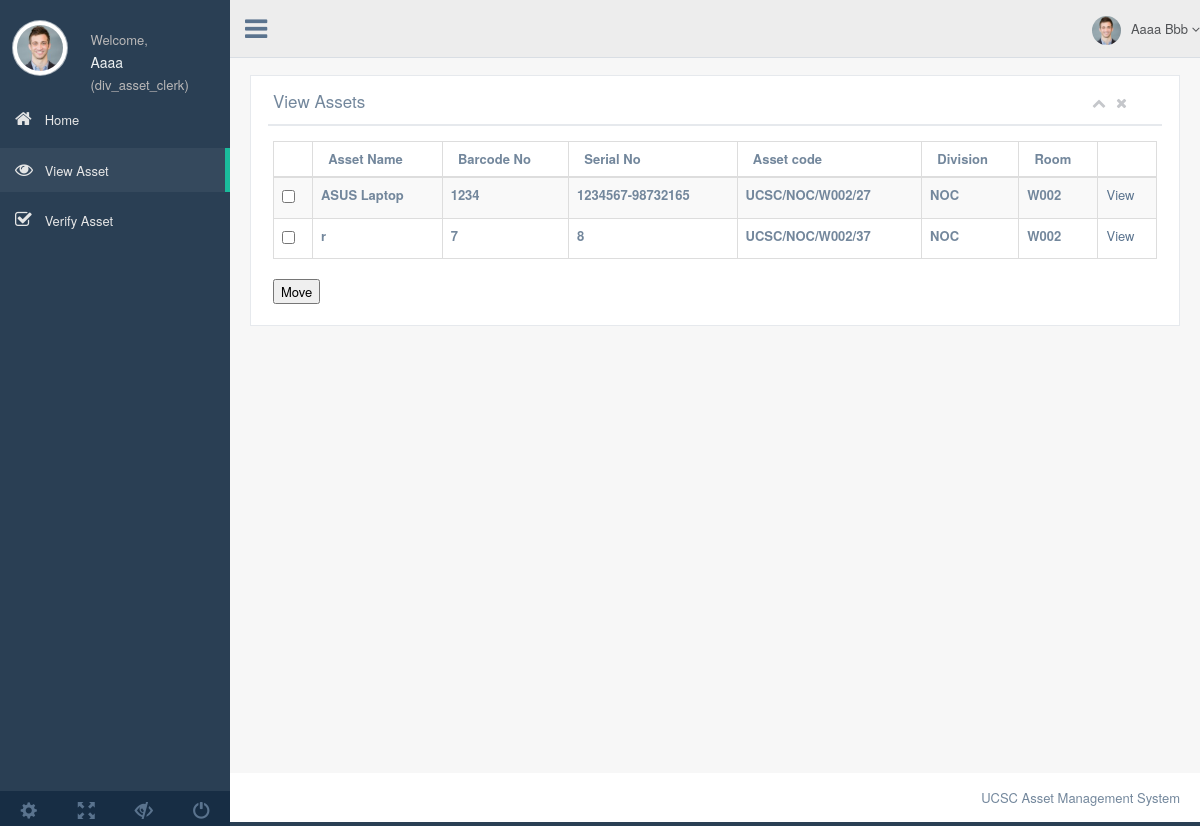
/viewasset.php (signed in), run on an earlier commit of the app's database.
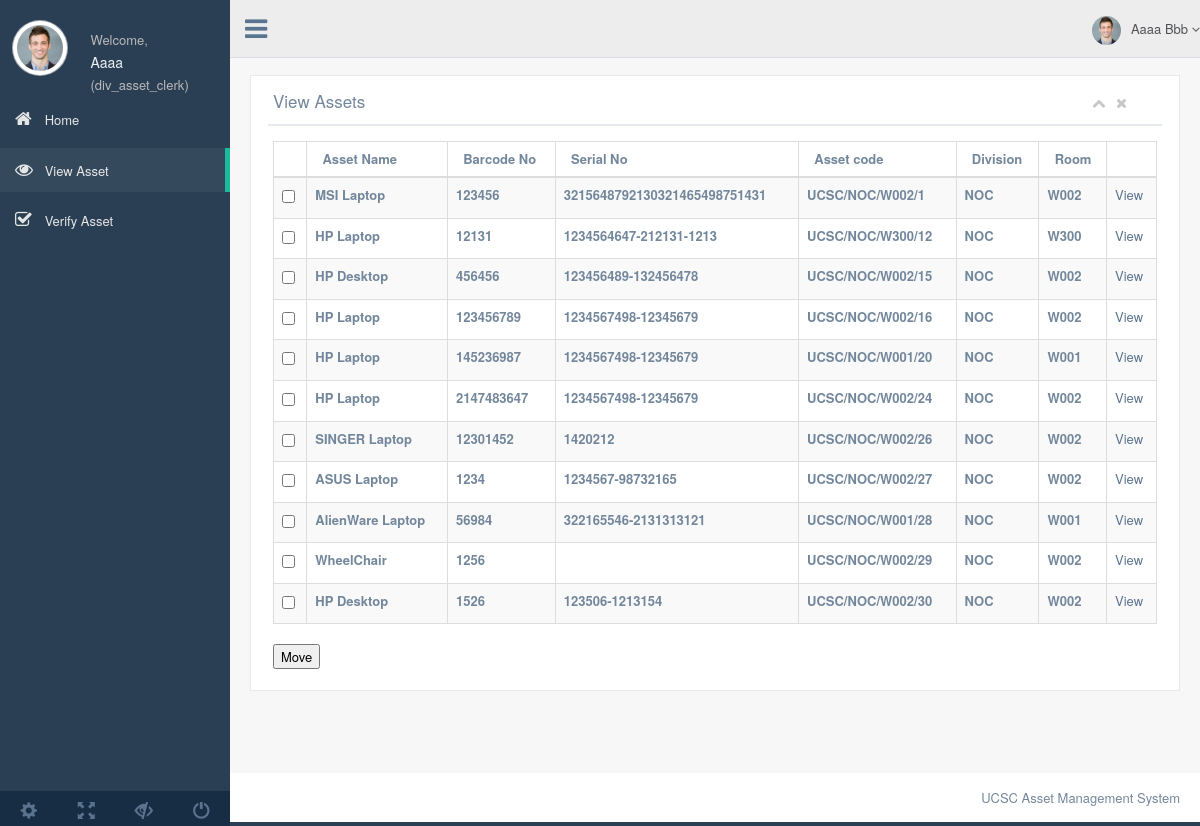
And on a later commit of the database.
### tables this page shows
CREATE TABLE `asset` (
  `Asset_ID` int(11) NOT NULL,
  `Barcode_No` int(11) DEFAULT NULL,
  `Asset_Name` varchar(60) NOT NULL,
  `Asset_type` varchar(60) NOT NULL,
  `Asset_Category` varchar(60) NOT NULL,
  `Model_No` varchar(60) NOT NULL,
  `Brand` varchar(60) NOT NULL,
  `Serial_No` varchar(60) NOT NULL,
  `Purchase_Date` date NOT NULL,
  `Warranty_End` date NOT NULL,
  `Price` float NOT NULL,
  `Depreciation` float DEFAULT NULL,
  `Last_Value_date` datetime NOT NULL DEFAULT CURRENT_TIMESTAMP,
  `Original_Value` float NOT NULL,
  `Current_Value` float DEFAULT NULL,
  `Vendor` varchar(60) NOT NULL,
  `Vendor_Address` text NOT NULL,
  `Current_Division` varchar(60) DEFAULT NULL,
  `Current_Room` varchar(60) DEFAULT NULL,
  `Asset_Code` varchar(60) DEFAULT NULL,
  `Asset_available` tinyint(11) NOT NULL DEFAULT '1',
  `Asset_approved` tinyint(4) NOT NULL DEFAULT '0',
  `Description` text,
  `Entry_date` datetime NOT NULL DEFAULT CURRENT_TIMESTAMP,
  `Image` varchar(250) NOT NULL
);

### function.php (called while the page is built, shortened)
<?php
include "server_access.php";
class FAssetClerk{
    private $db = NULL;
    function __construct(){
        $this->db = dbConnect::connect();
    }
    function retrieve_assets($div="", $valid="yes", $removed="no"){
        $append = array();
        if ($div!= ""){
            array_push($append, "Current_Division = '$div'");
        }
        if ($valid=="yes"){
            array_push($append, "Asset_approved = 1");
        }
        else{
            if ($valid == "no"){
                array_push($append, "Asset_approved = 0");
            }
            else{
            }
        }
        if ($removed=="yes"){
            array_push($append, "Asset_available = 0");
        }
        else{
            array_push($append, "Asset_available = 1");
        }
        $appix = implode(' AND ', $append);
        $que="SELECT * FROM asset WHERE ".$appix ;
        $res = $this->db->dbh->query($que);
        return $res;
    }
    function refresh_assets(){
        $query = "SELECT Asset_ID, Current_Division, Current_Room FROM asset WHERE Asset_Code IS NULL AND Asset_available=1 AND Asset_approved=1 ";
        $res = $this->db->dbh->query($query);
    }
}

### server_access.php (called while the page is built, shortened)
<?php
class dbConnect
{
    private static $instance = NULL;
    private function __construct(){
        $this->dbh=new mysqli(DB_HOST, DB_USER, DB_PASSWORD, DB_DATABASE);
        return $this->dbh;
    }
    public static function connect(){
        if (self::$instance == NULL){
            self::$instance = new dbConnect();
        }
        return self::$instance;
    }
}

### viewasset.php (the view, shortened to what this page needs)
<?php
 include "function.php";
$log = new FAssetClerk();
$user_details = $_SESSION['user_details'];
$first_name = $user_details['first_name'];
$last_name = $user_details['last_name'];
$division = $user_details['division'];
$level = $user_details['user_level'];
if ($level == 'asset_clerk' or $level == 'bursar'){
    $res = $log->retrieve_assets("", "all");
}
else{
    if ($level == 'div_asset_clerk'){
        $res = $log->retrieve_assets($division, "yes");
    }
    else{
         $res = $log->retrieve_assets("", "all");
    }
}
$log->refresh_assets();
?>
<!DOCTYPE html>
<html lang="en">
<head>
  <link href="css/bootstrap.min.css" rel="stylesheet">
  <link href="fonts/css/font-awesome.min.css" rel="stylesheet">
  <link href="css/animate.min.css" rel="stylesheet">
  <link href="css/custom.css" rel="stylesheet">
  <link href="css/icheck/flat/green.css" rel="stylesheet">
  <link href="css/datatables/jquery.dataTables.min.css" rel="stylesheet" type="text/css" />
  <link href="css/datatables/buttons.bootstrap.min.css" rel="stylesheet" type="text/css" />
  <link href="css/datatables/fixedHeader.bootstrap.min.css" rel="stylesheet" type="text/css" />
  <link href="css/datatables/responsive.bootstrap.min.css" rel="stylesheet" type="text/css" />
  <link href="css/datatables/scroller.bootstrap.min.css" rel="stylesheet" type="text/css" />
</head>
<body class="nav-md">
  <div class="container body">
    <div class="main_container">
      <div class="col-md-3 left_col">
        <div class="left_col scroll-view">
          <div class="profile">
            <div class="profile_pic">
              <img src="images/img.jpg" alt="..." class="img-circle profile_img">
            </div>
            <div class="profile_info">
              <span>Welcome,</span>
              <h2><?php echo $first_name;?></h2>               <span>(<?php echo $level;?>)</span>
            </div>
          </div>
          <br />
          <div id="sidebar-menu" class="main_menu_side hidden-print main_menu">
            <div class="menu_section">
              <ul class="nav side-menu">
				<?php if (($user_details['user_level'] == 'asset_clerk')){
                                    echo '<li><a href="assetclerk.php"><i class="fa fa-home"></i> Home </span></a></li>';
                                }
                                    else{
                                        if (($user_details['user_level'] == 'bursar')){
                                            echo '<li><a href="bursar.php"><i class="fa fa-home"></i> Home </span></a></li>';
                                        }
                                        else{
                                        echo '<li><a href="diviassetclerk.php"><i class="fa fa-home"></i> Home </span></a></li>';
                                        }
                                        }
                                ?>
				<li><a href="viewasset.php"><i class="fa fa-eye"></i> View Asset </span></a></li>
            <?php if (($user_details['user_level'] == 'div_asset_clerk')){
                                    echo '<li><a href="verify_asset.php"><i class="fa fa-check-square-o"></i> Verify Asset </span></a></li>';
                                }?>
               </ul>
            </div>
          </div>
          <div class="sidebar-footer hidden-small">
            <a data-toggle="tooltip" data-placement="top" title="Settings">
              <span class="glyphicon glyphicon-cog" aria-hidden="true"></span>
            </a>
            <a data-toggle="tooltip" data-placement="top" title="FullScreen">
              <span class="glyphicon glyphicon-fullscreen" aria-hidden="true"></span>
            </a>
            <a data-toggle="tooltip" data-placement="top" title="Lock">
              <span class="glyphicon glyphicon-eye-close" aria-hidden="true"></span>
            </a>
            <a data-toggle="tooltip" data-placement="top" title="Logout">
              <span class="glyphicon glyphicon-off" aria-hidden="true"></span>
            </a>
          </div>
        </div>
      </div>
      <div class="top_nav">
        <div class="nav_menu">
          <nav class="" role="navigation">
            <div class="nav toggle">
              <a id="menu_toggle"><i class="fa fa-bars"></i></a>
            </div>
            <ul class="nav navbar-nav navbar-right">
              <li class="">
                <a href="javascript:;" class="user-profile dropdown-toggle" data-toggle="dropdown" aria-expanded="false">
                  <img src="images/img.jpg" alt=""><?php echo "$first_name $last_name";?>
                  <span class=" fa fa-angle-down"></span>
                </a>
              </li>
            </ul>
          </nav>
        </div>
      </div>
      <div class="right_col" role="main">
        <div class="">
          <div class="page-title">
          </div>
          <div class="row">
            <div class="col-md-12 col-sm-12 col-xs-12">
              <div class="x_panel">
                <div class="x_title">
                  <h2> View Assets </h2>
                  <ul class="nav navbar-right panel_toolbox">
                    <li><a class="collapse-link"><i class="fa fa-chevron-up"></i></a>
                    </li>
                    <li><a class="close-link"><i class="fa fa-close"></i></a>
                    </li>
                  </ul>
                  <div class="clearfix"></div>
                </div>
                <div class="x_content">
                    <form action="" method="post" name="">
                  <table id="datatable" class="table table-striped table-bordered">
                    <thead>
                        <?php
                      if (($user_details['user_level'] !== 'asset_clerk')){
                            echo '<th align="style="justify"></th>';
                        }
                      ?>
					<th align="style="justify"><strong >&nbsp;&nbsp;Asset Name </strong></th>
					<th align="style="justify"><strong >&nbsp;&nbsp;Barcode No </strong></th>
					<th align="style="justify"><strong >&nbsp;&nbsp;Serial No </strong></th>
					<th align="style="justify"><strong >&nbsp;&nbsp;Asset code </strong></th>
					<th align="style="justify"><strong >&nbsp;&nbsp;Division </strong></th>
					<th align="style="justify"><strong >&nbsp;&nbsp;Room </strong></th>
          <th align="style="justify"><strong >&nbsp;&nbsp;  </strong></th>
                    </thead>
                    <tbody>
                <?php
                while ($array = $res->fetch_assoc()){
                    $str = "";
                    if (($user_details['user_level'] != 'asset_clerk')){
                           $str = '<td><input type="checkbox" name="assets[]" class="check" id="assets[]" value="'.$array['Asset_ID'].'"></td>';
                        }
                echo '<tr>'. $str
                    . '<td><label>'.$array['Asset_Name'].'</label></td>'
                . '<td><label>'.$array['Barcode_No'].'</label></td>'
                        . '<td><label>'.$array['Serial_No'].'</label></td>'
                        . '<td><label>'.$array['Asset_Code'].'</label></td>'
                        . '<td><label>'.$array['Current_Division'].'</label></td>'
                        . '<td><label>'.$array['Current_Room'].'</label></td>'
                        . '<td><a href="asset_details.php?id='.$array['Asset_ID'].'">View</a></td>'
                        . '';
                }
		?>
            </tbody>
                  </table>
                        <?php
                        if ($level == 'div_asset_clerk' ){
                        echo '<button type="submit" formaction="move_asset.php">Move</button>';}
                        ?>
                    </form>
                </div>
              </div>
            </div>
                </div>
              </div>
            </div>
            <footer>
              <div class="pull-right">
                UCSC Asset Management System
              </div>
              <div class="clearfix"></div>
            </footer>
          </div>
        </div>
        <div id="custom_notifications" class="custom-notifications dsp_none">
          <div class="clearfix"></div>
        </div>
</body>
</html>

What changed in the data, as far as the page shows it:
removed asset: Asset_Name "r", Barcode_No "7", Serial_No "8", Asset_Code "UCSC/NOC/W002/37", Current_Division "NOC", Current_Room "W002"
added asset: Asset_Name "MSI Laptop", Barcode_No "123456", Serial_No "3215648792130321465498751431", Asset_Code "UCSC/NOC/W002/1", Current_Division "NOC", Current_Room "W002"
added asset: Asset_Name "HP Laptop", Barcode_No "12131", Serial_No "1234564647-212131-1213", Asset_Code "UCSC/NOC/W300/12", Current_Division "NOC", Current_Room "W300"
added asset: Asset_Name "HP Desktop", Barcode_No "456456", Serial_No "123456489-132456478", Asset_Code "UCSC/NOC/W002/15", Current_Division "NOC", Current_Room "W002"
added asset: Asset_Name "HP Laptop", Barcode_No "123456789", Serial_No "1234567498-12345679", Asset_Code "UCSC/NOC/W002/16", Current_Division "NOC", Current_Room "W002"
added asset: Asset_Name "HP Laptop", Barcode_No "145236987", Serial_No "1234567498-12345679", Asset_Code "UCSC/NOC/W001/20", Current_Division "NOC", Current_Room "W001"
added asset: Asset_Name "HP Laptop", Barcode_No "2147483647", Serial_No "1234567498-12345679", Asset_Code "UCSC/NOC/W002/24", Current_Division "NOC", Current_Room "W002"
added asset: Asset_Name "SINGER Laptop", Barcode_No "12301452", Serial_No "1420212", Asset_Code "UCSC/NOC/W002/26", Current_Division "NOC", Current_Room "W002"
added asset: Asset_Name "AlienWare Laptop", Barcode_No "56984", Serial_No "322165546-2131313121", Asset_Code "UCSC/NOC/W001/28", Current_Division "NOC", Current_Room "W001"
added asset: Asset_Name "WheelChair", Barcode_No "1256", Asset_Code "UCSC/NOC/W002/29", Current_Division "NOC", Current_Room "W002"
added asset: Asset_Name "HP Desktop", Barcode_No "1526", Serial_No "123506-1213154", Asset_Code "UCSC/NOC/W002/30", Current_Division "NOC", Current_Room "W002"
